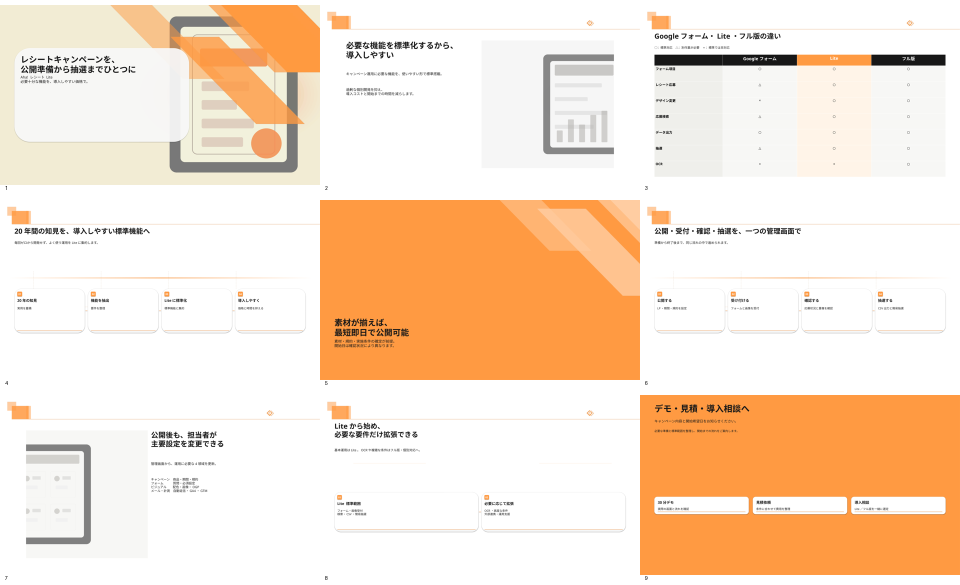
#> input picture SlideHarness/archive/v0.10/examples/aha-receipt-full-deck/aha-receipt-lite-golden-v0.10.0-montage.png, 1920 x 1170 px (shown at 1/2 size)
$ python -i visual_qa.py   (imports and definitions only)
#> lines starting #> are read from the running program, lines starting #| are printed output that depends on the picture
from __future__ import annotations

from collections import Counter
from dataclasses import dataclass
from pathlib import Path
from tempfile import TemporaryDirectory
from typing import Any
from xml.etree import ElementTree as ET
import re
import shutil
import subprocess

from PIL import Image, ImageFilter, ImageStat
from pptx import Presentation

from .models import LayoutPlan


SPARSE_RECIPES = {"cover", "section", "statement", "closing_cta"}
TEXT_OVERLAP_LIMIT = 0.45
RENDERED_TEXT_BLOCKING_PT = 5.5
RENDERED_TEXT_REVIEW_PT = 7.5


@dataclass(frozen=True)
class VisualFinding:
    category: str
    code: str
    severity: str
    slide_id: str | None
    message: str
    evidence: dict[str, Any] | None = None

    # [72 lines left out: functions to_dict, _content_text_shapes, _semantic_root, _expected_text_overlap, find_text_overlaps, not called in this run]


def _render_metrics(image_path: Path) -> dict[str, Any]:
    with Image.open(image_path).convert("RGB") as source:
#> source is the input picture: PIL image 1920x1170 RGB; mean R, G, B 248.3, 226.2, 205.8
        working = source.resize((320, 180))
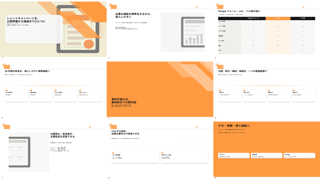
#> working: PIL image 320x180 RGB; mean R, G, B 248.3, 226.1, 205.7
        grayscale = working.convert("L")
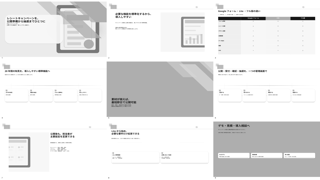
#> grayscale: PIL image 320x180 L; min 15, max 255, mean 230.4
        color_stddev = round(sum(ImageStat.Stat(working).stddev) / 3, 3)
#> color_stddev = 47.15
        quantized = working.quantize(colors=16)
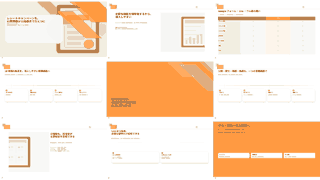
#> quantized: PIL image 320x180 P; mean R, G, B 250.4, 227.1, 205.6
        histogram = quantized.histogram()
#> histogram = 256 values, max 26964 at index 0, min 0 at index 16, mean 225
        dominant_color_ratio = max(histogram) / max(1, sum(histogram))
#> dominant_color_ratio = 0.468
        edge = grayscale.filter(ImageFilter.FIND_EDGES).crop((8, 5, 312, 175))
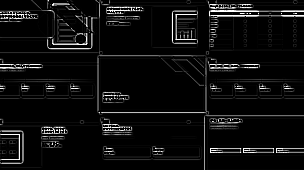
#> edge: PIL image 304x170 L; min 0, max 255, mean 14.7

    cell = 4
    columns = edge.width // cell
#> columns = 76
    rows = edge.height // cell
#> rows = 42
    pixels = edge.load()
    row_densities: list[float] = []
    occupied_total = 0
    for row in range(rows):
        occupied = 0
        for column in range(columns):
            edge_pixels = sum(
                pixels[column * cell + x, row * cell + y] >= 12
                for y in range(cell)
                for x in range(cell)
            )
            occupied += int(edge_pixels >= 2)
        occupied_total += occupied
        row_densities.append(occupied / columns)
#> after the loop, occupied_total = 1482; row_densities = 42 values, max 0.842 at index 4, min 0.0263 at index 26, mean 0.464

    longest_start = 0
    longest_length = 0
    current_start = 0
    current_length = 0
    for index, density in enumerate(row_densities):
        if density < 0.025:
            if current_length == 0:
                current_start = index
            current_length += 1
            if current_length > longest_length:
                longest_start = current_start
                longest_length = current_length
        else:
            current_length = 0
#> this loop made 42 passes
#> density on passes 1 to 12: 0.763, 0.789, 0.829, 0.724, 0.842, 0.539, 0.434, 0.342, 0.368, 0.513, 0.382, 0.434
#> after the loop, longest_length = 0; longest_start = 0
    return {
        "edge_cell_density": round(occupied_total / max(1, rows * columns), 4),
        "quiet_horizontal_band": round(longest_length / max(1, rows), 4),
        "quiet_band_start": round(longest_start / max(1, rows), 4),
        "quiet_band_end": round((longest_start + longest_length) / max(1, rows), 4),
        "dominant_color_ratio": round(dominant_color_ratio, 4),
        "color_stddev": color_stddev,
    }


def _local_name(tag: str) -> str:
    return tag.rsplit("}", 1)[-1]


# [18 lines left out: function _parse_bbox_pages, not called in this run]


def _normalize_rendered_text(text: str) -> str:
    return re.sub(r"[^A-Za-z0-9\u3040-\u30ff\u3400-\u9fff]", "", text).casefold()


def _normalize_font_name(name: str) -> str:
    return re.sub(r"[^a-z0-9]", "", name.split("+", 1)[-1].casefold())


# [373 lines left out: functions _expected_fonts, _rendered_font_evidence, _missing_major_fonts, _rendered_text_coverage, _render_expectations, _rendered_text_pages and 1 more, not called in this run]

>>> result = _render_metrics('../../archive/v0.10/examples/aha-receipt-full-deck/aha-receipt-lite-golden-v0.10.0-montage.png')
#> result = {'edge_cell_density': 0.464, 'quiet_horizontal_band': 0, 'quiet_band_start': 0, 'quiet_band_end': 0, 'dominant_color_ratio': 0.468, 'color_stddev': 47.15}

$ run again, on SlideHarness/archive/v0.10/examples/aha-receipt-full-deck/slide-02.png
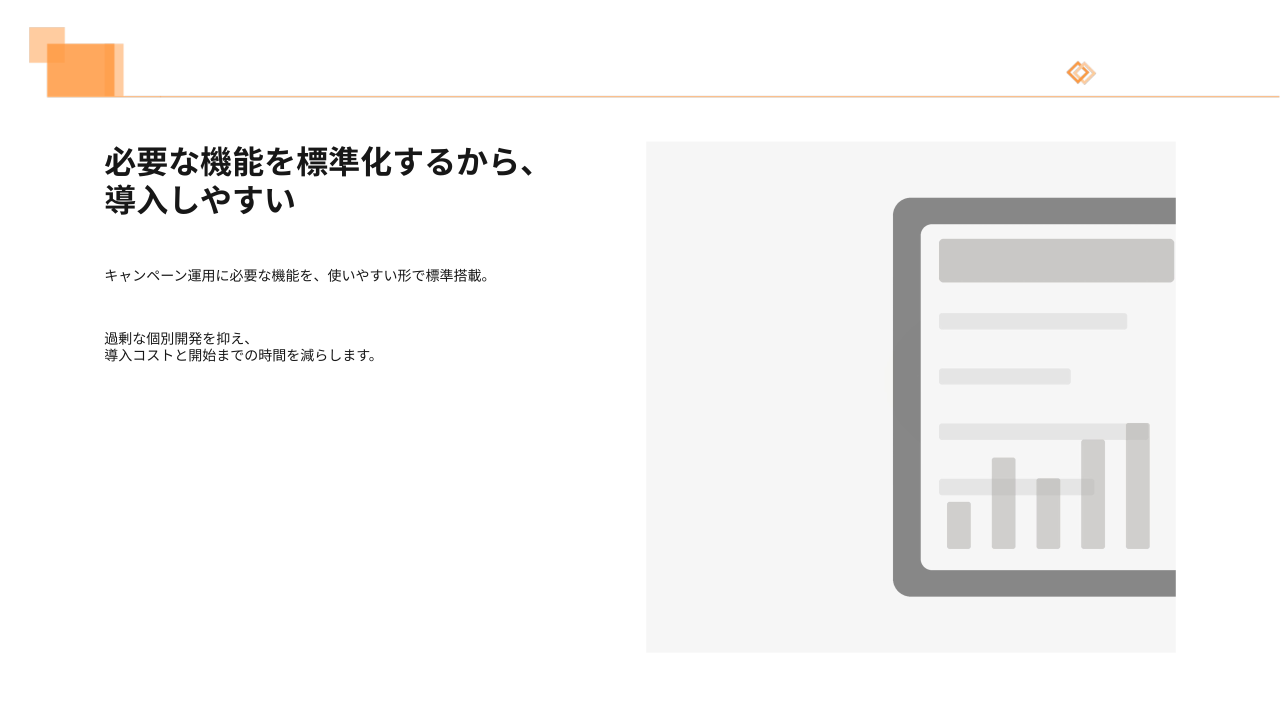
#> input picture SlideHarness/archive/v0.10/examples/aha-receipt-full-deck/slide-02.png, 2560 x 1440 px (shown at 1/2 size)
#> in _render_metrics, source is the input picture: PIL image 2560x1440 RGB; mean R, G, B 245.8, 245.3, 244.8
#> in _render_metrics, `working = source.resize((320, 180))`:
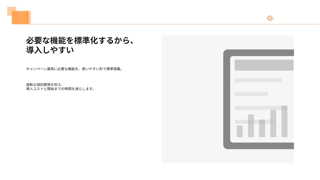
#> working: PIL image 320x180 RGB; mean R, G, B 245.8, 245.2, 244.7
#> color_stddev = 27.09
#> histogram = 256 values, max 37683 at index 0, min 0 at index 16, mean 225
#> dominant_color_ratio = 0.654
#> in _render_metrics, `edge = grayscale.filter(ImageFilter.FIND_EDGES).crop((8, 5, 312, 175))`:
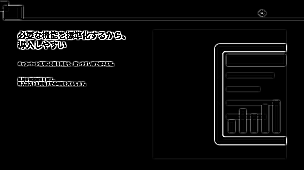
#> edge: PIL image 304x170 L; min 0, max 255, mean 9
#> after the loop in _render_metrics, `for row in range(rows):`: occupied_total = 844; row_densities = 42 values, max 1 at index 4, min 0 at index 6, mean 0.264
#> the loop in _render_metrics, `for index, density in enumerate(row_densities):` made 42 passes
#> (density, current_start, current_length, longest_start, longest_length) on pass 7: (0, 6, 1, 6, 1)
#> after the loop in _render_metrics, `for index, density in enumerate(row_densities):`: longest_length = 2; longest_start = 40
#> result = {'edge_cell_density': 0.264, 'quiet_horizontal_band': 0.0476, 'quiet_band_start': 0.952, 'quiet_band_end': 1, 'dominant_color_ratio': 0.654, 'color_stddev': 27.09}
